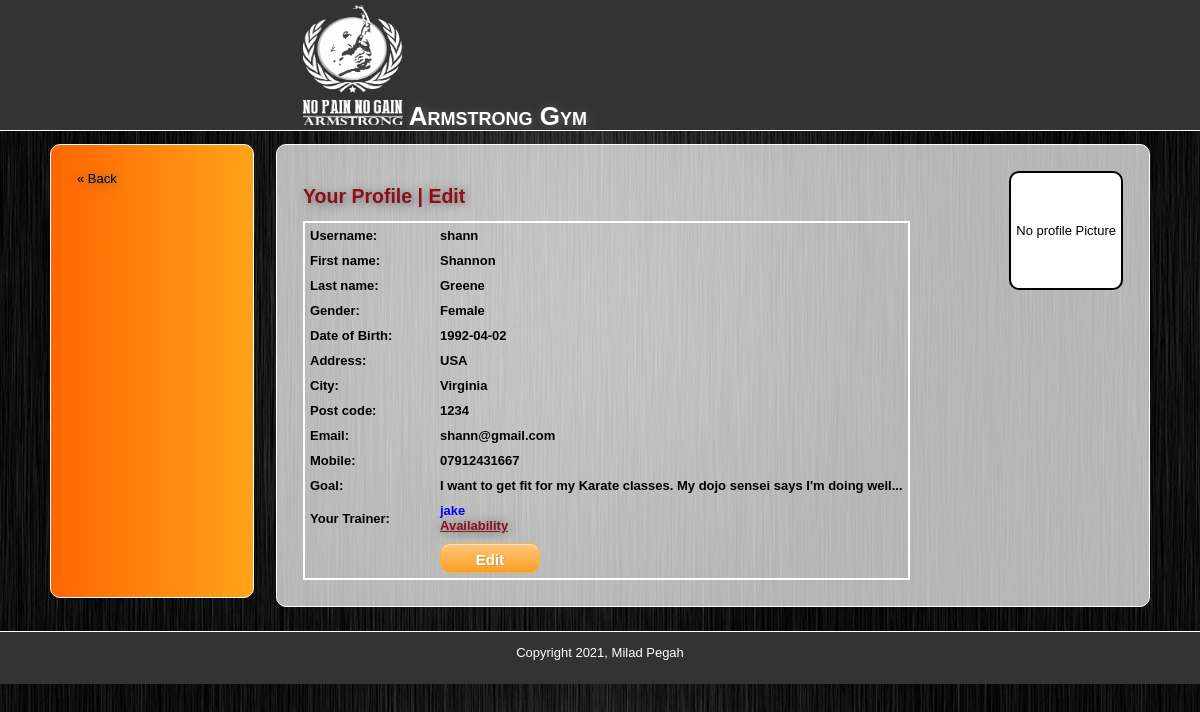
The page /edit_profile.php (signed in) on the database its author committed.
### tables this page shows
CREATE TABLE `users` (
  `id` int NOT NULL AUTO_INCREMENT,
  `username` varchar(50) NOT NULL,
  `hashed_password` varchar(60) NOT NULL,
  `firstname` varchar(50) DEFAULT NULL,
  `lastname` varchar(50) DEFAULT NULL,
  `gender` varchar(20) DEFAULT NULL,
  `dob` varchar(20) DEFAULT NULL,
  `address` varchar(100) DEFAULT NULL,
  `city` varchar(20) DEFAULT NULL,
  `postcode` varchar(20) DEFAULT NULL,
  `email` varchar(50) DEFAULT NULL,
  `mobile` varchar(16) DEFAULT NULL,
  `goal` text,
  `picture` longblob,
  `admin` varchar(50) DEFAULT NULL,
  `freeze` tinyint(1) NOT NULL DEFAULT '1',
  PRIMARY KEY (`id`),
  UNIQUE KEY `username` (`username`) USING BTREE,
  KEY `admin` (`admin`),
  CONSTRAINT `users_ibfk_1` FOREIGN KEY (`admin`) REFERENCES `admins` (`username`) ON DELETE SET NULL ON UPDATE SET NULL
);

### includes/functions.php (called while the page is built, shortened)
<?php
function find_user($id) {
	global $connection;
	$query = "SELECT * ";
	$query .= "FROM users ";
	$query .= "WHERE id = {$id}";
	$user_set = mysqli_query($connection, $query);
	return $user_set;
}
function find_trainer_by_username($username) {
	global $connection;
	$query = "SELECT * ";
	$query .= "FROM admins ";
	$query .= "WHERE username = '{$username}'";
	$admin_set = mysqli_query($connection, $query);
	return $admin_set;
}

### public/edit_profile.php (the view, shortened to what this page needs)
<?php require_once("../includes/db_connection.php"); ?>
<?php require_once("../includes/functions.php"); ?>
<?php
  $user_id = $_SESSION["id"];
  $user_set = find_user($user_id);
  $user = mysqli_fetch_assoc($user_set);
  $trainer_set = find_trainer_by_username($user["admin"]);
  $trainer = mysqli_fetch_assoc($trainer_set);
?>
<?php include("../includes/layouts/header.php"); ?>
<div id="main">
    <div id="navigation">
        <a href="user_content.php">&laquo; Back</a>
    </div>
    <div id="page"><?php echo message(); ?>
        <?php if (empty($user["picture"])) { ?>
              <span class="profile_pic" style="padding: 50px 5px;">No profile Picture</span>
          <?php } else { ?>
              <img class="profile_pic" height="150" width="150" alt="pic">
          <?php } ?>
        <h2>Your Profile | <a class="link" href="edit_user.php?id=<?php echo urlencode($user["id"]); ?>">Edit</a></h2>
        <table class="user_table">
            <tr>
                <td class="profile">Username:</td>
                <td><?php echo htmlentities($user["username"]); ?></td>
            </tr>
            <tr>
                <td class="profile">First name:</td>
                <td><?php echo htmlentities($user["firstname"]); ?></td>
            </tr>
            <tr>
                <td class="profile">Last name:</td>
                <td><?php echo htmlentities($user["lastname"]); ?></td>
            </tr>
            <tr>
                <td class="profile">Gender:</td>
                <td><?php echo htmlentities($user["gender"]); ?></td>
            </tr>
            <tr>
                <td class="profile">Date of Birth:</td>
                <td><?php echo htmlentities($user["dob"]); ?></td>
            </tr>
            <tr>
                <td class="profile">Address:</td>
                <td><?php echo htmlentities($user["address"]); ?></td>
            </tr>
            <tr>
                <td class="profile">City:</td>
                <td><?php echo htmlentities($user["city"]); ?></td>
            </tr>
            <tr>
                <td class="profile">Post code:</td>
                <td><?php echo htmlentities($user["postcode"]); ?></td>
            </tr>
            <tr>
                <td class="profile">Email:</td>
                <td><?php echo htmlentities($user["email"]); ?></td>
            </tr>
            <tr>
                <td class="profile">Mobile:</td>
                <td><?php echo htmlentities($user["mobile"]); ?></td>
            </tr>
            <tr>
                <td class="profile">Goal:</td>
                <td>
                    <?php echo htmlentities($user["goal"]); ?>
                </td>
            </tr>
            <tr>
                <td class="profile">Your Trainer:</td>
                <td><?php if (empty($user["admin"])) { ?>
                          <span style="color: #cc0000; font-weight: bold;">No personal trainer yet! To get one, please speak to the receptionists.</span>
                      <?php } else { ?>
                          <span style = "color: blue;"><?php echo htmlentities($user["admin"]); ?></span>
                          <br />
                          <a href="view_availability.php?id=<?php echo urlencode($trainer["id"]); ?>">Availability</a>
                      <?php }
                    ?>
                </td>
            </tr>
            <tr>
                <td class="profile">&nbsp;</td>
                <td>
                    <button class="buttons" type="button" value="edit" style="width: 100px; height: 30px;" onclick="window.location.href = 'edit_user.php?id=<?php echo urlencode($user["id"]); ?>
                                    ';">Edit</button>
                </td>
            </tr>
        </table>
    </div>
</div>
<?php include("../includes/layouts/footer.php"); ?>

### public/stylesheets/public.css (style rules this page uses)
* { margin: 0; padding: 0; }
body { font-family: "Century Gothic", Tahoma, Helvetica, Arial, sans-serif; background-image: url(../images/gym.jpg); width: 100%; height: 100%; font-size: 13px; line-height: 15px; margin: 0 auto; min-width: 900px; }
button { padding: 3px; }
a { color: #8D0D19; text-shadow: 1px 1px 10px #666; }
#main { min-height: 500px; width: 1100px; margin: auto; }
#navigation { min-height: 400px; float: left; margin: 1em 0; padding: 2em; width: 150px; font-family: "Century Gothic", Tahoma, Helvetica, Arial, sans-serif; color: #000000; border: 1px solid white; -webkit-border-radius: 10px; -moz-border-radius: 10px; -o-border-radius: 10px; border-radius: 10px; background: -webkit-linear-gradient(270deg, #FFA319, #FF6600); background: -moz-linear-gradient(270deg, #FFA319, #FF6600); background: -o-linear-gradient(270deg, #FFA319, #FF6600); background: -ms-linear-gradient(270deg, #FFA319, #FF6600); background: linear-gradient(270deg, #FFA319, #FF6600); }
#navigation a { font-family: Helvetica, Arial, sans-serif; color: black; text-decoration: none; }
#page { margin: 1em 0; float: right; min-height: 400px; width: 820px; background-color: rgba(255,255,255, 0.7); padding: 2em; border: 1px solid white; -webkit-border-radius: 10px; -moz-border-radius: 10px; -o-border-radius: 10px; border-radius: 10px; }
#page h2 { color: #8D0D19; line-height: 50px; text-shadow: 2px 2px 10px #666; }
.user_table td { padding: 5px; min-width: 120px; }
.link { text-decoration: none; }
td { padding: 0 1px; font-weight: bold; }
table { border: 2px solid white; border-collapse: collapse; }
.profile { font-weight: bold; }
.profile_pic { float: right; border: 2px solid black; -webkit-border-radius: 10px; -moz-border-radius: 10px; -o-border-radius: 10px; -ms-border-radius: 10px; border-radius: 10px; background: white; }
.buttons { -moz-box-shadow:inset 0px 1px 0px 0px #fce2c1; -webkit-box-shadow:inset 0px 1px 0px 0px #fce2c1; box-shadow:inset 0px 1px 0px 0px #fce2c1; background:-webkit-gradient( linear, left top, left bottom, color-stop(0.05, #ffc477), color-stop(1, #fb9e25) ); background:-moz-linear-gradient( center top, #ffc477 5%, #fb9e25 100% ); filter:progid:DXImageTransform.Microsoft.gradient(startColorstr='#ffc477', endColorstr='#fb9e25'); background-color:#ffc477; -webkit-border-radius:10px; -moz-border-radius:10px; border-radius:10px; border:1px solid #eeb44f; display:inline-block; color:#ffffff; font-family:Arial; font-size:15px; font-weight:bold; height:35px; line-height:25px; text-align:center; text-shadow:1px 1px 0px #cc9f52; }

### rows shown on the page
users: username "shann", firstname "Shannon", lastname "Greene", gender "Female", dob "1992-04-02", address "USA", city "Virginia", postcode "1234", email "shann@gmail.com", mobile "07912431667", goal "I want to get fit for my Karate classes. My dojo sensei says I'm doing well...", admin "jake"
